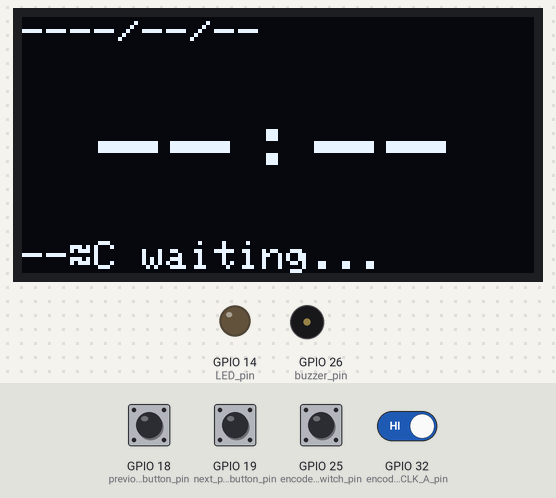
Simulated run of this program. Board: ESP32. Shown: 128×64 one-colour display, output pins drawn as LEDs (lit = HIGH), buzzer (waves = sounding). Dashed ring = blinking. The test bench sets the inputs (shaded band); at power-on: GPIO 18 (previous_page_button_pin), GPIO 19 (next_page_button_pin), GPIO 32 (encoder_CLK_A_pin) HIGH, GPIO 25 (encoder_switch_pin) LOW. What the program prints to the serial monitor is not drawn.

Above: at 1.2 s.
1.3 s: GPIO 18 (previous_page_button_pin) pulled LOW for 0.15 s
At 1.9 s:
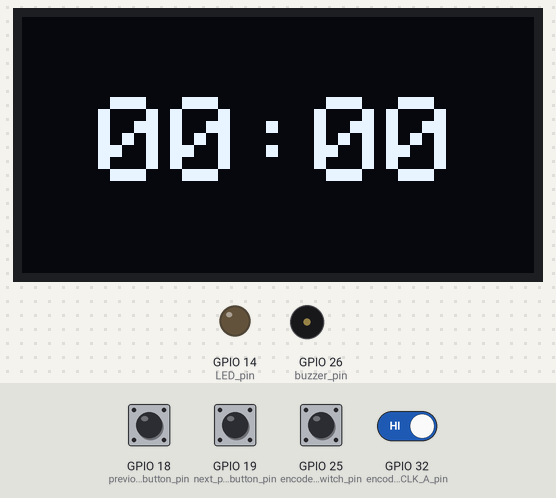
2.9 s: GPIO 19 (next_page_button_pin) pulled LOW for 0.15 s
At 3.8 s:
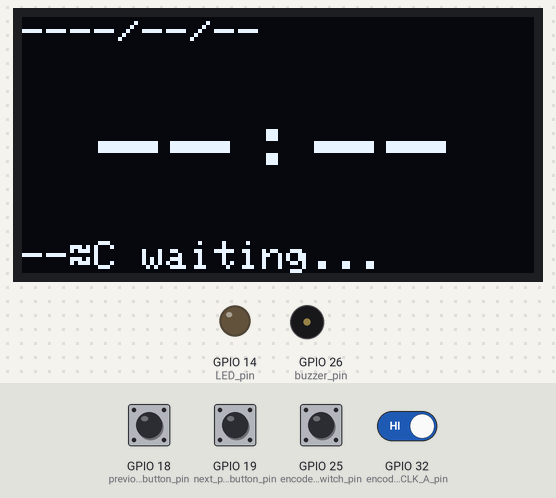
6.2 s: GPIO 18 (previous_page_button_pin) pulled LOW for 1 s
At 6.9 s:
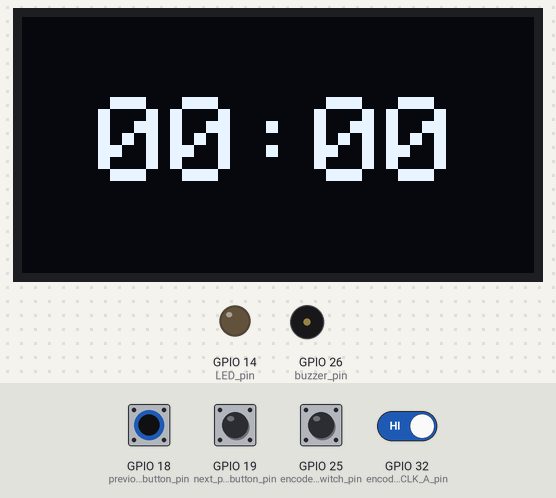
8.7 s: GPIO 19 (next_page_button_pin) pulled LOW for 1 s
At 9.4 s:
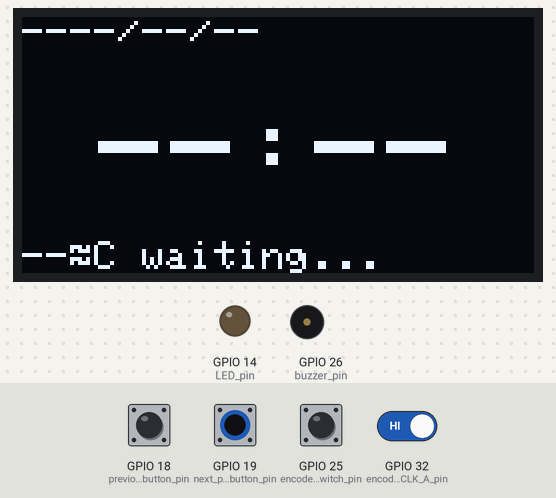
11.2 s: GPIO 25 (encoder_switch_pin) pulsed HIGH 5 times (0.12 s each, 0.3 s apart)
At 11.52 s:
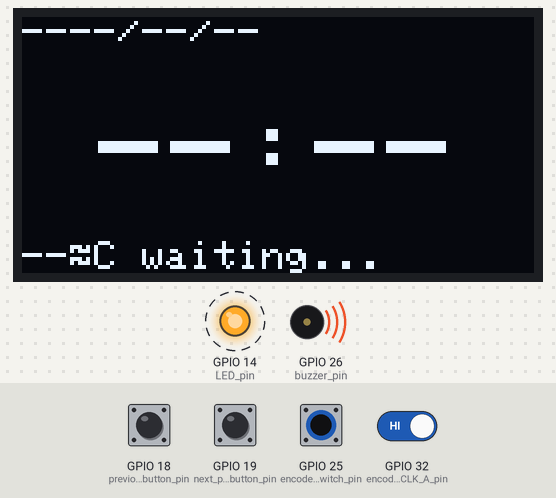
Timing chart, 0 to 14.2 s (numbered marks = the images above; inputs shaded):
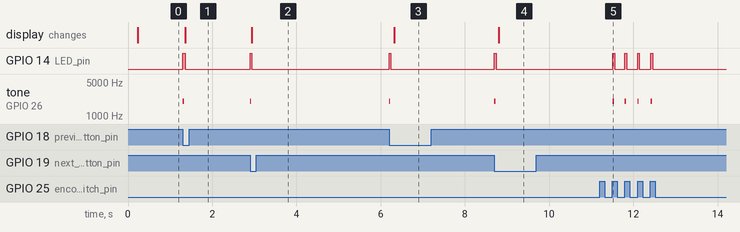

Measured:
- after the input at 1.3 s, GPIO 14 (LED_pin): LOW → HIGH at once, → LOW 0.05 s later; tone on GPIO 26 (buzzer_pin): silent → 2000 Hz at once, → silent 0.03 s later; the display: changes after 0.05 s (image 1)
- after the input at 2.9 s, GPIO 14 (LED_pin): LOW → HIGH at once, → LOW 0.04 s later; tone on GPIO 26 (buzzer_pin): silent → 2000 Hz at once, → silent 0.03 s later; the display: changes at once (image 2)
- after the input at 6.2 s, GPIO 14 (LED_pin): LOW → HIGH at once, → LOW 0.04 s later; tone on GPIO 26 (buzzer_pin): silent → 2000 Hz at once, → silent 0.03 s later; the display: changes after 0.12 s (image 3)
- after the input at 8.7 s, GPIO 14 (LED_pin): LOW → HIGH at once, → LOW 0.04 s later; tone on GPIO 26 (buzzer_pin): silent → 2000 Hz at once, → silent 0.03 s later; the display: changes after 0.10 s (image 4)
- after the input at 11.2 s, GPIO 14 (LED_pin): alternates HIGH for 0.04 s and LOW for 0.26 s, 8 changes in all, then stays LOW, starting after 0.31 s; tone on GPIO 26 (buzzer_pin): alternates 2000 Hz for 0.03 s and silent for 0.27 s, 8 changes in all, then stays silent, starting after 0.31 s

The program:

main.cpp
```cpp
#include <Arduino.h>
#include <Wire.h>
#include <Adafruit_GFX.h>
#include <Adafruit_SSD1306.h>

const byte previous_page_button_pin = 18;
const byte next_page_button_pin = 19;
const byte encoder_CLK_A_pin = 32;
const byte encoder_DT_B_pin = 33;
const byte encoder_switch_pin = 25;
const byte LED_pin = 14;
const byte buzzer_pin = 26;

const int LED_FEEDBACK_DURATION = 40;
const int BEEP_FREQUENCY = 2000;
const int BEEP_DURATION = 30;

const byte SCREEN_WIDTH = 128;
const byte SCREEN_HEIGHT = 64;
const byte OLED_ADDRESS = 0x3C;
const byte OLED_SDA_pin = 21;
const byte OLED_SCL_pin = 22;
const int DISPLAY_REFRESH_INTERVAL = 200;

enum Page { PAGE_HOME, PAGE_TIMER, PAGE_STOPWATCH, PAGE_COUNT };
enum TimerState { TIMER_IDLE, TIMER_RUNNING, TIMER_PAUSED };
enum StopwatchState { STOPWATCH_IDLE, STOPWATCH_RUNNING, STOPWATCH_PAUSED };

const int MAX_TIMER_SECONDS = 5999;
const int MAX_STOPWATCH_SECONDS = 5999;
const unsigned long LONG_PRESS_DURATION = 800;
const unsigned long FINISH_ALERT_DURATION = 1200;
const int FINISH_BEEP_FREQUENCY = 2500;

String serial_buffer = "";

Adafruit_SSD1306 display(SCREEN_WIDTH, SCREEN_HEIGHT, &Wire, -1);

String current_date = "----/--/--";
String current_time = "--:--";
String current_temp = "--";
String current_desc = "waiting...";

unsigned long led_start_time = 0;
bool led_is_on = false;

unsigned long last_draw_time = 0;

int current_page = PAGE_HOME;
TimerState timer_state = TIMER_IDLE;
int remaining_seconds = 0;
unsigned long last_countdown_tick = 0;

StopwatchState stopwatch_state = STOPWATCH_IDLE;
int elapsed_seconds = 0;
unsigned long last_stopwatch_tick = 0;

bool switch_was_down = false;
bool long_fired = false;
unsigned long switch_press_start = 0;

bool finish_alert_active = false;
unsigned long finish_alert_start = 0;

void handle_line(String line){
    int separator_index = line.indexOf(':');
    if(separator_index == -1){
        return;
    }
    String prefix = line.substring(0, separator_index);
    String value = line.substring(separator_index + 1);

    if(prefix == "DATE"){
        current_date = value;
    }
    else if(prefix == "TIME"){
        current_time = value;
    }
    else if(prefix == "TEMP"){
        current_temp = value;
    }
    else if(prefix == "DESC"){
        current_desc = value;
    }
}

void read_serial(){
    while(Serial.available()){
        char incoming_char = Serial.read();
        if(incoming_char == '\n'){
            handle_line(serial_buffer);
            serial_buffer = "";
        }
        else if(incoming_char != '\r'){
            serial_buffer += incoming_char;
        }
    }
}

void start_feedback(){
    digitalWrite(LED_pin, HIGH);
    led_start_time = millis();
    led_is_on = true;
    tone(buzzer_pin, BEEP_FREQUENCY, BEEP_DURATION);
}

void update_feedback(){
    if (led_is_on && millis() - led_start_time >= LED_FEEDBACK_DURATION) {
        digitalWrite(LED_pin, LOW);
        led_is_on = false;
    }
}

void init_display(){
    Wire.begin(OLED_SDA_pin, OLED_SCL_pin);
    display.begin(SSD1306_SWITCHCAPVCC, OLED_ADDRESS);
    display.cp437(true);
    display.setTextColor(SSD1306_WHITE);
    display.clearDisplay();
    display.display();
}

void draw_home_page(){
    display.clearDisplay();

    display.setTextSize(1);
    display.setCursor(0, 0);
    display.print(current_date);

    display.setTextSize(3);
    int16_t bounds_x, bounds_y;
    uint16_t bounds_w, bounds_h;
    display.getTextBounds(current_time, 0, 0, &bounds_x, &bounds_y, &bounds_w, &bounds_h);
    display.setCursor((SCREEN_WIDTH - bounds_w) / 2, 22);
    display.print(current_time);

    display.setTextSize(1);
    String weather_line = current_temp + (char)247 + "C " + current_desc;
    display.setCursor(0, SCREEN_HEIGHT - 8);
    display.print(weather_line);

    display.display();
}

void go_to_next_page(){
    current_page = (current_page + 1) % PAGE_COUNT;
}

void go_to_previous_page(){
    current_page = (current_page + PAGE_COUNT - 1) % PAGE_COUNT;
}

void handle_encoder_rotation(int direction){
    if(current_page == PAGE_HOME){
        Serial.println(direction > 0 ? "VOL:+" : "VOL:-");
    }
    else if(current_page == PAGE_TIMER && timer_state == TIMER_IDLE){
        remaining_seconds += direction;
        if(remaining_seconds < 0){
            remaining_seconds = 0;
        }
        if(remaining_seconds > MAX_TIMER_SECONDS){
            remaining_seconds = MAX_TIMER_SECONDS;
        }
    }
}

void toggle_timer(){
    if(timer_state == TIMER_IDLE){
        if(remaining_seconds > 0){
            timer_state = TIMER_RUNNING;
            last_countdown_tick = millis();
        }
    }
    else if(timer_state == TIMER_RUNNING){
        timer_state = TIMER_PAUSED;
    }
    else{
        timer_state = TIMER_RUNNING;
        last_countdown_tick = millis();
    }
}

void cancel_timer(){
    timer_state = TIMER_IDLE;
    remaining_seconds = 0;
}

void toggle_stopwatch(){
    if(stopwatch_state == STOPWATCH_RUNNING){
        stopwatch_state = STOPWATCH_PAUSED;
    }
    else{
        stopwatch_state = STOPWATCH_RUNNING;
        last_stopwatch_tick = millis();
    }
}

void cancel_stopwatch(){
    stopwatch_state = STOPWATCH_IDLE;
    elapsed_seconds = 0;
}

void start_finish_alert(){
    finish_alert_active = true;
    finish_alert_start = millis();
    digitalWrite(LED_pin, HIGH);
    tone(buzzer_pin, FINISH_BEEP_FREQUENCY);
}

void update_finish_alert(){
    if(!finish_alert_active){
        return;
    }
    if(millis() - finish_alert_start >= FINISH_ALERT_DURATION){
        finish_alert_active = false;
        digitalWrite(LED_pin, LOW);
        noTone(buzzer_pin);
    }
}

void handle_short_press(){
    if(current_page == PAGE_HOME){
        Serial.println("VOL:MUTE");
    }
    else if(current_page == PAGE_TIMER){
        toggle_timer();
    }
    else if(current_page == PAGE_STOPWATCH){
        toggle_stopwatch();
    }
    start_feedback();
}

void handle_long_press(){
    if(current_page == PAGE_TIMER){
        cancel_timer();
        start_feedback();
    }
    else if(current_page == PAGE_STOPWATCH){
        cancel_stopwatch();
        start_feedback();
    }
}

void read_encoder_switch(){
    bool pressed = digitalRead(encoder_switch_pin) == LOW;
    if(pressed && !switch_was_down){
        switch_was_down = true;
        switch_press_start = millis();
        long_fired = false;
    }
    else if(pressed && switch_was_down){
        if(!long_fired && millis() - switch_press_start >= LONG_PRESS_DURATION){
            long_fired = true;
            handle_long_press();
        }
    }
    else if(!pressed && switch_was_down){
        switch_was_down = false;
        if(!long_fired){
            handle_short_press();
        }
    }
}

void update_timer(){
    if(timer_state != TIMER_RUNNING){
        return;
    }
    if(millis() - last_countdown_tick >= 1000){
        last_countdown_tick += 1000;
        remaining_seconds--;
        if(remaining_seconds <= 0){
            remaining_seconds = 0;
            timer_state = TIMER_IDLE;
            start_finish_alert();
        }
    }
}

void update_stopwatch(){
    if(stopwatch_state != STOPWATCH_RUNNING){
        return;
    }
    if(millis() - last_stopwatch_tick >= 1000){
        last_stopwatch_tick += 1000;
        elapsed_seconds++;
        if(elapsed_seconds >= MAX_STOPWATCH_SECONDS){
            elapsed_seconds = MAX_STOPWATCH_SECONDS;
            stopwatch_state = STOPWATCH_PAUSED;
        }
    }
}

void draw_timer_page(){
    int minutes = remaining_seconds / 60;
    int seconds = remaining_seconds % 60;
    char buffer[6];
    sprintf(buffer, "%02d:%02d", minutes, seconds);

    display.clearDisplay();
    display.setTextSize(3);

    int16_t bounds_x, bounds_y;
    uint16_t bounds_w, bounds_h;
    display.getTextBounds(buffer, 0, 0, &bounds_x, &bounds_y, &bounds_w, &bounds_h);
    display.setCursor((SCREEN_WIDTH - bounds_w) / 2, (SCREEN_HEIGHT - bounds_h) / 2);
    display.print(buffer);

    display.display();
}

void draw_stopwatch_page(){
    int minutes = elapsed_seconds / 60;
    int seconds = elapsed_seconds % 60;
    char buffer[6];
    sprintf(buffer, "%02d:%02d", minutes, seconds);

    display.clearDisplay();
    display.setTextSize(3);

    int16_t bounds_x, bounds_y;
    uint16_t bounds_w, bounds_h;
    display.getTextBounds(buffer, 0, 0, &bounds_x, &bounds_y, &bounds_w, &bounds_h);
    display.setCursor((SCREEN_WIDTH - bounds_w) / 2, (SCREEN_HEIGHT - bounds_h) / 2);
    display.print(buffer);

    display.display();
}

void draw_current_page(){
    if(current_page == PAGE_HOME){
        draw_home_page();
    }
    else if(current_page == PAGE_TIMER){
        draw_timer_page();
    }
    else{
        draw_stopwatch_page();
    }
}

void setup(){
    pinMode(previous_page_button_pin, INPUT);
    pinMode(next_page_button_pin, INPUT);
    pinMode(encoder_CLK_A_pin, INPUT);
    pinMode(encoder_DT_B_pin, INPUT);
    pinMode(encoder_switch_pin, INPUT);
    pinMode(LED_pin, OUTPUT);
    pinMode(buzzer_pin, OUTPUT);

    Serial.begin(115200);

    init_display();
}

bool last_state_next_button = HIGH;
bool last_state_previous_button = HIGH;
bool last_state_encoder_CLK = HIGH;

void loop(){
    update_feedback();
    update_finish_alert();
    read_serial();
    read_encoder_switch();
    update_timer();
    update_stopwatch();

    bool current_state_encoder_CLK = digitalRead(encoder_CLK_A_pin);
    bool current_state_next_button = digitalRead(next_page_button_pin);
    bool current_state_previous_button = digitalRead(previous_page_button_pin);

    if(last_state_encoder_CLK == HIGH && current_state_encoder_CLK == LOW){
        handle_encoder_rotation(digitalRead(encoder_DT_B_pin) == HIGH ? 1 : -1);
    }
    last_state_encoder_CLK = current_state_encoder_CLK;

    if(last_state_previous_button == HIGH && current_state_previous_button == LOW){
        go_to_previous_page();
        start_feedback();
    }
    last_state_previous_button = current_state_previous_button;

    if (last_state_next_button == HIGH && current_state_next_button == LOW) {
        go_to_next_page();
        start_feedback();
    }
    last_state_next_button = current_state_next_button;

    if(millis() - last_draw_time >= DISPLAY_REFRESH_INTERVAL){
        draw_current_page();
        last_draw_time = millis();
    }
}
```
